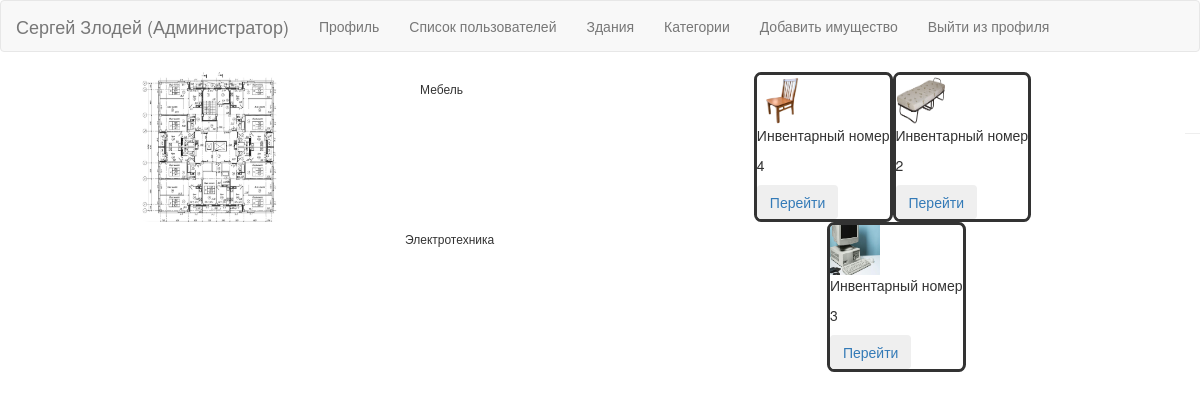
The page /room/10 (signed in) on the database its author committed.
### sweater/models.py (models this page shows)
class User(db.Model, UserMixin):
    __tablename__ = 'users'
    id = db.Column(db.Integer, primary_key=True)
    first_name = db.Column(db.String())
    last_name = db.Column(db.String())
    patronymic = db.Column(db.String())
    email = db.Column(db.String(), unique=True)
    role = db.Column(db.Boolean, default=False)
    password = db.Column(db.String())
    photo = db.Column(db.String())
    property = db.relationship("Property")

class Room(db.Model):
    __tablename__ = 'rooms'
    id = db.Column(db.Integer, primary_key=True)
    floor = db.Column(db.Integer(), db.ForeignKey(Floor.id))
    number = db.Column(db.Integer())
    photo = db.Column(db.String())
    property = db.relationship("Property")

class Category(db.Model):
    __tablename__ = 'categorys'
    id = db.Column(db.Integer, primary_key=True)
    name = db.Column(db.String())
    property = db.relationship('Property')

class Property(db.Model):
    __tablename__ = 'propertys'
    id = db.Column(db.Integer, primary_key=True)
    name = db.Column(db.String())
    category = db.Column(db.Integer, db.ForeignKey(Category.id))
    photo = db.Column(db.String())
    is_works = db.Column(db.Boolean,default=True)
    location = db.Column(db.Integer, db.ForeignKey(Room.id))
    responsible_person = db.Column(db.Integer, db.ForeignKey(User.id))
    date_of_commissioning = db.Column(db.DateTime(timezone=True), server_default=func.now())
    qr_code = db.Column(db.String())
    history = db.relationship('History')

### sweater/routes.py (the view)
@app.route('/room/<int:room_id>', methods=['POST', 'GET'])
@login_required
def room(room_id):
    access = db.session.get(User, current_user.get_id())
    room = db.session.get(Room, room_id)
    pro = room.property
    sort_propety = {}
    for item in pro:
        category = db.session.get(Category, item.category)
        if category.name in sort_propety:
            sort_propety[category.name].append(item)
        else:
            sort_propety[category.name] = [item]
    return render_template('room.html', notification=True, room=room, sort=sort_propety, user=access)

### sweater/models.py (called while the page is built)
@manager.user_loader
def load_user(user_id):
    return User.query.get(user_id)

### sweater/routes.py (called while the page is built, shortened)
@app.before_request
def create_bases():
    db.create_all()

@app.after_request
def redirect_to_signin(response):
    if response.status_code == 401:
        return redirect(url_for('login_page') + '?=next=' + request.url)
    return response

### sweater/templates/room.html (shortened to what this page needs)
{% extends 'base.html' %}
{% import 'bootstrap/wtf.html' as wtf %}
{% block content %}
<div class="container">
    <div class="main-body">
          <div class="row gutters-sm">
            <div class="col-md-4 mb-3">
              <div class="card">
                <div class="card-body">
                  <div class="d-flex flex-column align-items-center text-center">
                    {%if room.photo%}<img style="border-radius: 10%;" src="{{url_for('upload', file=room.photo)}}" alt="Admin" class="rounded-circle" width="150" height="150">{%endif%}
                  </div>
                </div>
              </div>
            <br>
            </div>
            <div class="col-md-8">
              <div class="card mb-3">
                <div class="card-body">
                  {%for key, value in sort.items() %}
                  <div class="row">
                    <div class="col-sm-3">
                      <h6 class="mb-0">{{key}}</h6>
                    </div>
                    <div class="col-sm-9 text-secondary">
                      <div style="display: flex;width: 100%;flex-direction: row-reverse;justify-content:center;">
                      {% for i in value %}
                      <div class="card" style="border:solid;border-radius: 5%;overflow: hidden;word-break: break-all;">
                        {% if i.photo %}<img src="{{url_for('upload', file = i.photo)}}" alt="Aleq" width="50" height="50"/>{% endif %}
                          <p>Инвентарный номер</p>
                        <p>{{i.id}}</p>
                        <div class="buttons">
                         <a href = "{{url_for('property',  property_id = i.id) }}"><button class="btn btn-outline-secondary">Перейти</button></a>
                        </div>
                      </div>
                     {%endfor%}
                    </div>
                  </div>
                  <hr>
                  {% endfor %}
                </div>
              </div>
              </div>
            </div>
          </div>
        </div>
</div>
{% endblock %}

### sweater/templates/base.html (shortened to what this page needs)
{% extends 'bootstrap/base.html' %}
{% block navbar %}
        {%if user%}
            {% if user.role %}
              <nav class="navbar navbar-default">
                  <div class="container-fluid">
                      <a class="navbar-brand" href="{{url_for('index')}}">{{user.first_name}} {{user.last_name}} (Администратор)</a>
                    <div class="collapse navbar-collapse" id="navbar-main">
                      <ul class="nav navbar-nav">
                          <li><a href="{{url_for('profile')}}">Профиль</a></li>
                          <li><a href="{{url_for('users')}}">Список пользователей</a></li>
                          <li><a href="{{url_for('buildings')}}">Здания</a></li>
                          <li><a href="{{url_for('categorys')}}">Категории</a></li>
                           <li><a href="{{url_for('create_property')}}">Добавить имущество</a></li>
                          <li><a href="{{url_for('logout')}}">Выйти из профиля</a></li>
                      </ul>
                    </div>
                  </div>
                </nav>
            {%endif%}
        {%endif%}
{%endblock%}

### rows shown on the page
User: first_name "Сергей", last_name "Злодей"
Room: photo (picture)
Category: name "Мебель"
Property: photo (picture), id "2"
Property: photo (picture), id "4"
Category: name "Электротехника"
Property: photo (picture), id "3"
